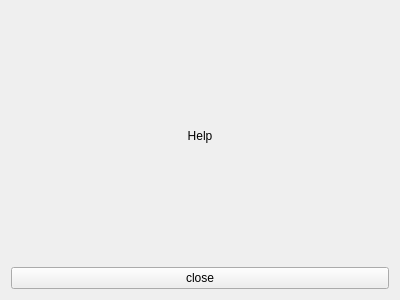
<?xml version="1.0" encoding="UTF-8"?>
<ui version="4.0">
 <class>HelpForm</class>
 <widget class="QWidget" name="HelpForm">
  <property name="geometry">
   <rect>
    <x>0</x>
    <y>0</y>
    <width>400</width>
    <height>300</height>
   </rect>
  </property>
  <property name="windowTitle">
   <string>Help</string>
  </property>
  <layout class="QGridLayout" name="gridLayout">
   <item row="0" column="0">
    <widget class="QLabel" name="label">
     <property name="text">
      <string>Help</string>
     </property>
     <property name="alignment">
      <set>Qt::AlignCenter</set>
     </property>
    </widget>
   </item>
   <item row="1" column="0">
    <widget class="QPushButton" name="closeButton">
     <property name="text">
      <string>close</string>
     </property>
    </widget>
   </item>
  </layout>
 </widget>
 <resources/>
 <connections/>
</ui>
